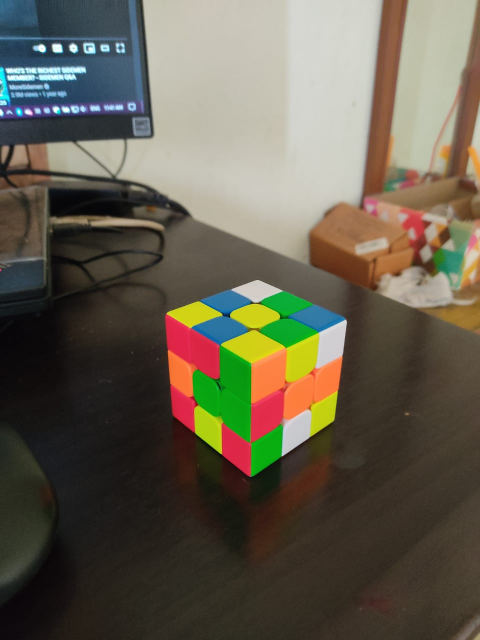
#> input picture Images/Rubiks_1.jpeg, 960 x 1280 px, found by its file name (shown at 1/2 size)
$ python contours.py
#> lines starting #> are read from the running program, lines starting #| are printed output that depends on the picture; after the words box and inside, x2 and y2 are one past the last pixel; in counts of white or black regions, pixels touching at a corner belong together
#> further down, img is the input picture: shape (1280, 960, 3); mean B, G, R 78.6, 93.8, 100.1
### Basics/read.py
import cv2 as cv

# img = cv.imread("Images/Rubiks_1.jpeg")
# cv.imshow("Cube", img)


def rescaleFrame(frame, scale=0.5):
    # Works for images, videos, live videos
#> called with scale = 0.5
    width = int(frame.shape[1] * scale)
#> width = 480
    height = int(frame.shape[0] * scale)
#> height = 640
    dimensions = (width, height)
#> dimensions = (480, 640)
    return cv.resize(frame, dimensions, interpolation=cv.INTER_AREA)
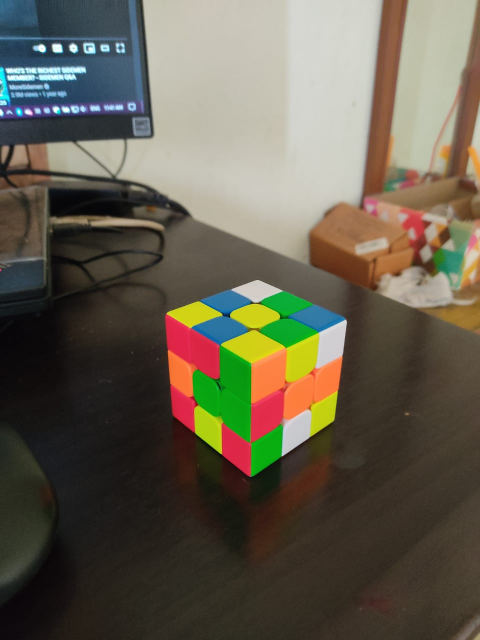
#> returned value: shape (640, 480, 3); mean of channels 0, 1, 2 78.8, 94, 100.2; drawn as B, G, R


# [24 lines of commented-out code are left out]

### Basics/contours.py
import numpy as np
import cv2 as cv
from read import rescaleFrame


img = cv.imread("Images/Rubiks_1.jpeg")
img = rescaleFrame(img)
gray = cv.cvtColor(img, cv.COLOR_BGR2GRAY)
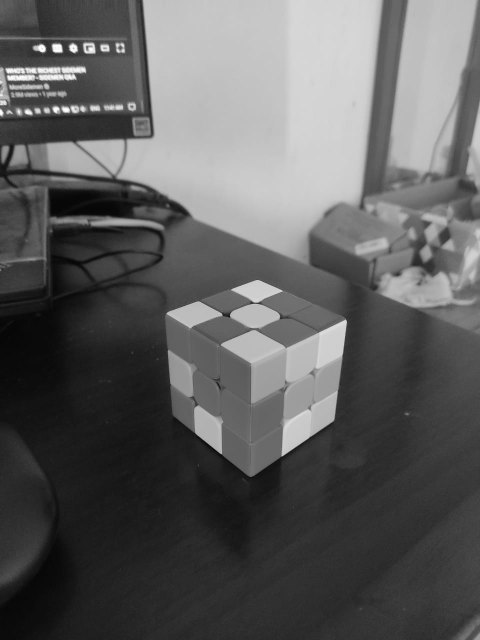
#> gray: shape (640, 480); min 5, max 255, mean 94.1
blur = cv.GaussianBlur(img, (3, 3), cv.BORDER_DEFAULT)
canny = cv.Canny(blur, 10, 175)
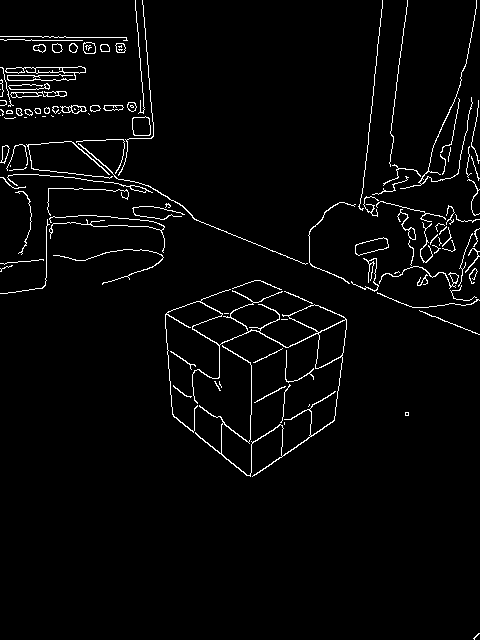
#> canny: shape (640, 480); 2.9% white in thin lines or dots

# Binarize
#ret, thresh = cv.threshold(gray, 100, 255, cv.THRESH_BINARY)

blank = np.zeros(img.shape, dtype='uint8')

# Contours
contours, hierarchies = cv.findContours(
    canny, cv.RETR_LIST, cv.CHAIN_APPROX_NONE)
#> contours = 158 contours, 96 with area under 20; largest, box (x1, y1, x2, y2) and area: (165, 289, 347, 477) 2188, (315, 319, 347, 369) 948, (288, 304, 346, 333) 818, (355, 237, 389, 256) 354, (355, 237, 389, 256) 346
print(f'{len(contours)} contour(s) found')
#| 158 contour(s) found

cv.drawContours(blank, contours, -1, (0, 0, 255), 1)
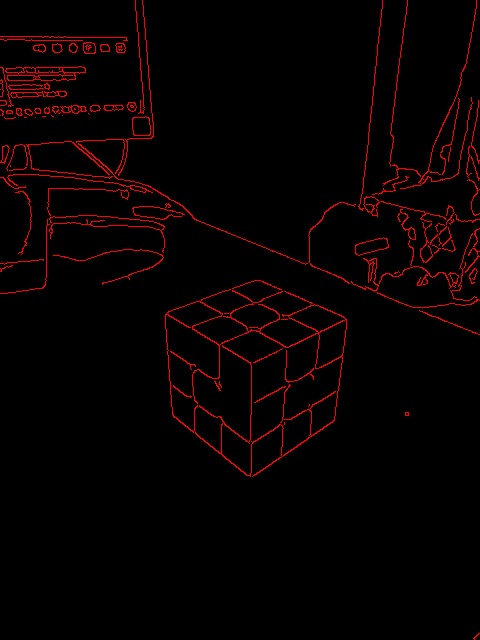
#> blank: shape (640, 480, 3); mean of channels 0, 1, 2 0, 0, 7.5; drawn as B, G, R
cv.imshow("Cube", blank)
cv.waitKey(0)
